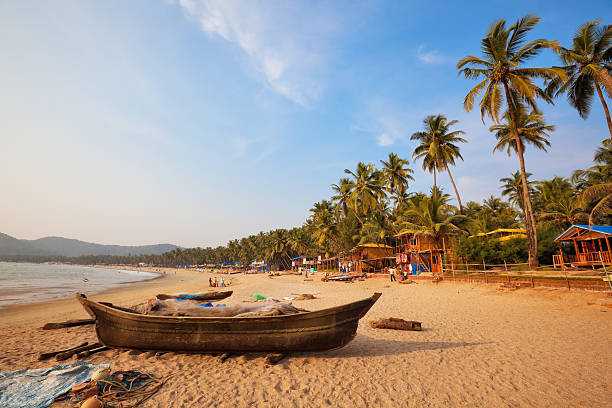
#> input picture OpenCV/Techniques of Image processing/Image arithmetics and bitwise operations/image1.jpg, 612 x 408 px, found by its file name
$ python RGB_histogram.py
#> lines starting #> are read from the running program, lines starting #| are printed output that depends on the picture
# -*- coding: utf-8 -*-
"""
Created on Mon Nov  2 08:53:54 2020

@author: elton
"""

from __future__ import print_function
import cv2
import matplotlib.pyplot as plt
import numpy as np

image1_path=(r'C:/Users/elton/Documents/Computer Vision/Building computer vision applications using ANN/Techniques of image processing/Image arithmetics and bitwise operations/image1.jpg')
image1=cv2.imread(image1_path)
#> image1 is the input picture: shape (408, 612, 3); mean B, G, R 141.3, 149.9, 160.5
image1=cv2.cvtColor(image1, cv2.COLOR_BGR2RGB)
plt.imshow(image1)

colors=('red', 'green', 'blue')
#calculate histogram
for i, color in enumerate(colors):
    hist=cv2.calcHist([image1], [i], None, [32], [0, 256])
    #plot histogram
    plt.plot(hist, color=color)

plt.title('RGB color histogram')
plt.xlabel('bins')
plt.ylabel('number of pixels')
plt.show()
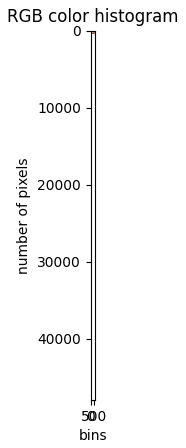
#> figure drawn by matplotlib, 1 panel

#exercise
maskImage = cv2.rectangle(np.zeros(image1.shape[:2], dtype="uint8"),
                           (50, 50), (int(image1.shape[1])-50,
                                      int(image1.shape[0] / 2)-50),
                           (255, 255, 255), -1)
plt.imshow(maskImage)

masked = cv2.bitwise_and(image1, image1, mask=maskImage)
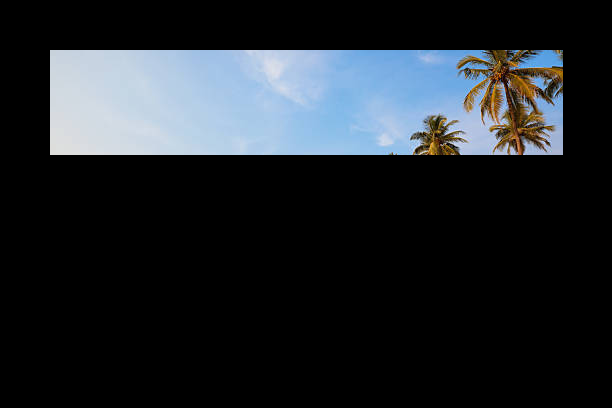
#> masked: shape (408, 612, 3); mean R, G, B 34.4, 39.1, 44
plt.imshow(masked)

colors=('red', 'green', 'blue')
#calculate histogram
for i, color in enumerate(colors):
    hist=cv2.calcHist([masked], [i], None, [32], [0, 256])
    #plot histogram
    plt.plot(hist, color=color)

plt.title('RGB color histogram')
plt.xlabel('bins')
plt.ylabel('number of pixels')
plt.show()
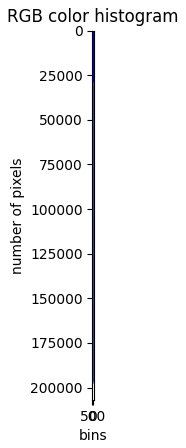
#> figure drawn by matplotlib, 1 panel

$ run again, with OpenCV/Techniques of Image processing/Image arithmetics and bitwise operations/image2.jpg copied over OpenCV/Techniques of Image processing/Image arithmetics and bitwise operations/image1.jpg
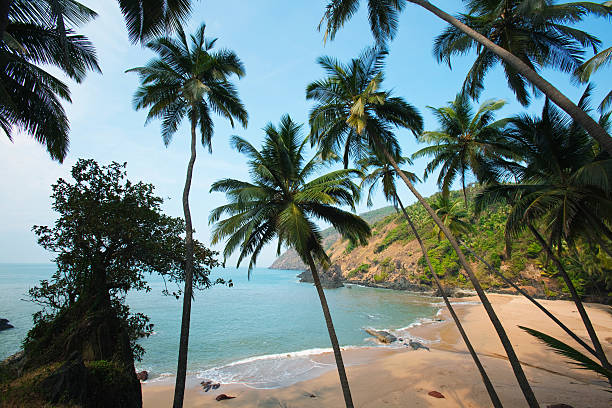
#> input picture OpenCV/Techniques of Image processing/Image arithmetics and bitwise operations/image2.jpg, 612 x 408 px, found by its file name
#> image1 is the input picture: shape (408, 612, 3); mean B, G, R 122.5, 124.5, 106.9
#> `masked = cv2.bitwise_and(image1, image1, mask=maskImage)`:
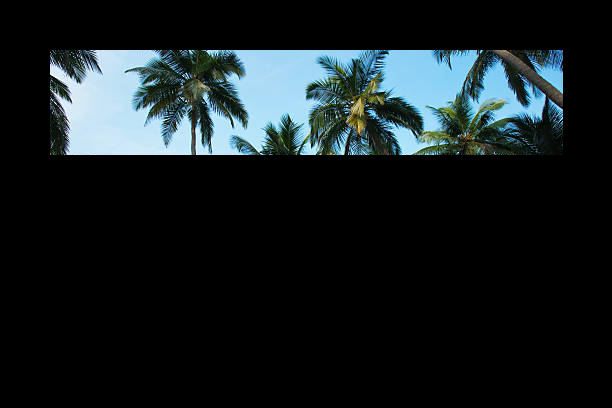
#> masked: shape (408, 612, 3); mean R, G, B 22.7, 30.4, 32.8
#> `plt.show()`:
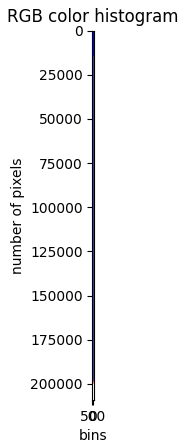
#> figure drawn by matplotlib, 1 panel
